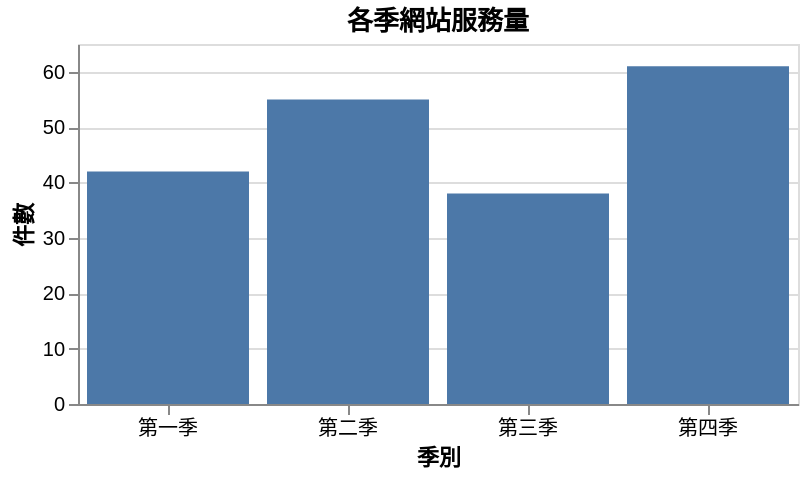

Vega-Lite specification for this chart:
### Vega-Lite specification from a JSON file in a GitHub repository (floating-point values rounded to 4 significant figures)
{"$schema": "https://vega.github.io/schema/vega-lite/v6.json", "title": "各季網站服務量", "width": 360, "height": 180, "data": {"values": [{"季別": "第一季", "件數": 42}, {"季別": "第二季", "件數": 55}, {"季別": "第三季", "件數": 38}, {"季別": "第四季", "件數": 61}]}, "mark": "bar", "encoding": {"x": {"field": "季別", "type": "nominal", "sort": null, "axis": {"labelAngle": 0}}, "y": {"field": "件數", "type": "quantitative"}}}
